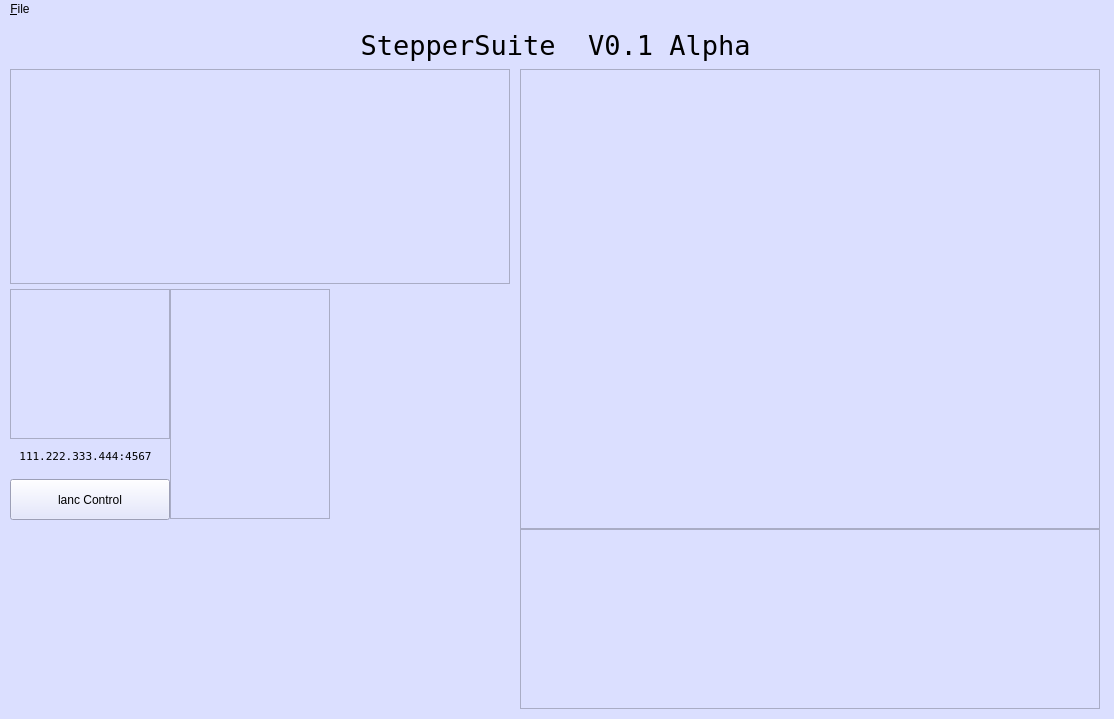
<?xml version="1.0" encoding="UTF-8"?>
<ui version="4.0">
 <class>MainWindow</class>
 <widget class="QMainWindow" name="MainWindow">
  <property name="enabled">
   <bool>true</bool>
  </property>
  <property name="geometry">
   <rect>
    <x>0</x>
    <y>0</y>
    <width>1114</width>
    <height>719</height>
   </rect>
  </property>
  <property name="palette">
   <palette>
    <active>
     <colorrole role="WindowText">
      <brush brushstyle="SolidPattern">
       <color alpha="255">
        <red>0</red>
        <green>0</green>
        <blue>0</blue>
       </color>
      </brush>
     </colorrole>
     <colorrole role="Button">
      <brush brushstyle="SolidPattern">
       <color alpha="255">
        <red>219</red>
        <green>223</green>
        <blue>255</blue>
       </color>
      </brush>
     </colorrole>
     <colorrole role="Light">
      <brush brushstyle="SolidPattern">
       <color alpha="255">
        <red>254</red>
        <green>255</green>
        <blue>248</blue>
       </color>
      </brush>
     </colorrole>
     <colorrole role="Midlight">
      <brush brushstyle="SolidPattern">
       <color alpha="255">
        <red>224</red>
        <green>231</green>
        <blue>202</blue>
       </color>
      </brush>
     </colorrole>
     <colorrole role="Dark">
      <brush brushstyle="SolidPattern">
       <color alpha="255">
        <red>97</red>
        <green>103</green>
        <blue>78</blue>
       </color>
      </brush>
     </colorrole>
     <colorrole role="Mid">
      <brush brushstyle="SolidPattern">
       <color alpha="255">
        <red>129</red>
        <green>138</green>
        <blue>104</blue>
       </color>
      </brush>
     </colorrole>
     <colorrole role="Text">
      <brush brushstyle="SolidPattern">
       <color alpha="255">
        <red>0</red>
        <green>0</green>
        <blue>0</blue>
       </color>
      </brush>
     </colorrole>
     <colorrole role="BrightText">
      <brush brushstyle="SolidPattern">
       <color alpha="255">
        <red>255</red>
        <green>255</green>
        <blue>255</blue>
       </color>
      </brush>
     </colorrole>
     <colorrole role="ButtonText">
      <brush brushstyle="SolidPattern">
       <color alpha="255">
        <red>0</red>
        <green>0</green>
        <blue>0</blue>
       </color>
      </brush>
     </colorrole>
     <colorrole role="Base">
      <brush brushstyle="SolidPattern">
       <color alpha="255">
        <red>219</red>
        <green>223</green>
        <blue>255</blue>
       </color>
      </brush>
     </colorrole>
     <colorrole role="Window">
      <brush brushstyle="SolidPattern">
       <color alpha="255">
        <red>219</red>
        <green>223</green>
        <blue>255</blue>
       </color>
      </brush>
     </colorrole>
     <colorrole role="Shadow">
      <brush brushstyle="SolidPattern">
       <color alpha="255">
        <red>0</red>
        <green>0</green>
        <blue>0</blue>
       </color>
      </brush>
     </colorrole>
     <colorrole role="AlternateBase">
      <brush brushstyle="SolidPattern">
       <color alpha="255">
        <red>224</red>
        <green>231</green>
        <blue>205</blue>
       </color>
      </brush>
     </colorrole>
     <colorrole role="ToolTipBase">
      <brush brushstyle="SolidPattern">
       <color alpha="255">
        <red>255</red>
        <green>255</green>
        <blue>220</blue>
       </color>
      </brush>
     </colorrole>
     <colorrole role="ToolTipText">
      <brush brushstyle="SolidPattern">
       <color alpha="255">
        <red>0</red>
        <green>0</green>
        <blue>0</blue>
       </color>
      </brush>
     </colorrole>
    </active>
    <inactive>
     <colorrole role="WindowText">
      <brush brushstyle="SolidPattern">
       <color alpha="255">
        <red>0</red>
        <green>0</green>
        <blue>0</blue>
       </color>
      </brush>
     </colorrole>
     <colorrole role="Button">
      <brush brushstyle="SolidPattern">
       <color alpha="255">
        <red>219</red>
        <green>223</green>
        <blue>255</blue>
       </color>
      </brush>
     </colorrole>
     <colorrole role="Light">
      <brush brushstyle="SolidPattern">
       <color alpha="255">
        <red>254</red>
        <green>255</green>
        <blue>248</blue>
       </color>
      </brush>
     </colorrole>
     <colorrole role="Midlight">
      <brush brushstyle="SolidPattern">
       <color alpha="255">
        <red>224</red>
        <green>231</green>
        <blue>202</blue>
       </color>
      </brush>
     </colorrole>
     <colorrole role="Dark">
      <brush brushstyle="SolidPattern">
       <color alpha="255">
        <red>97</red>
        <green>103</green>
        <blue>78</blue>
       </color>
      </brush>
     </colorrole>
     <colorrole role="Mid">
      <brush brushstyle="SolidPattern">
       <color alpha="255">
        <red>129</red>
        <green>138</green>
        <blue>104</blue>
       </color>
      </brush>
     </colorrole>
     <colorrole role="Text">
      <brush brushstyle="SolidPattern">
       <color alpha="255">
        <red>0</red>
        <green>0</green>
        <blue>0</blue>
       </color>
      </brush>
     </colorrole>
     <colorrole role="BrightText">
      <brush brushstyle="SolidPattern">
       <color alpha="255">
        <red>255</red>
        <green>255</green>
        <blue>255</blue>
       </color>
      </brush>
     </colorrole>
     <colorrole role="ButtonText">
      <brush brushstyle="SolidPattern">
       <color alpha="255">
        <red>0</red>
        <green>0</green>
        <blue>0</blue>
       </color>
      </brush>
     </colorrole>
     <colorrole role="Base">
      <brush brushstyle="SolidPattern">
       <color alpha="255">
        <red>219</red>
        <green>223</green>
        <blue>255</blue>
       </color>
      </brush>
     </colorrole>
     <colorrole role="Window">
      <brush brushstyle="SolidPattern">
       <color alpha="255">
        <red>219</red>
        <green>223</green>
        <blue>255</blue>
       </color>
      </brush>
     </colorrole>
     <colorrole role="Shadow">
      <brush brushstyle="SolidPattern">
       <color alpha="255">
        <red>0</red>
        <green>0</green>
        <blue>0</blue>
       </color>
      </brush>
     </colorrole>
     <colorrole role="AlternateBase">
      <brush brushstyle="SolidPattern">
       <color alpha="255">
        <red>224</red>
        <green>231</green>
        <blue>205</blue>
       </color>
      </brush>
     </colorrole>
     <colorrole role="ToolTipBase">
      <brush brushstyle="SolidPattern">
       <color alpha="255">
        <red>255</red>
        <green>255</green>
        <blue>220</blue>
       </color>
      </brush>
     </colorrole>
     <colorrole role="ToolTipText">
      <brush brushstyle="SolidPattern">
       <color alpha="255">
        <red>0</red>
        <green>0</green>
        <blue>0</blue>
       </color>
      </brush>
     </colorrole>
    </inactive>
    <disabled>
     <colorrole role="WindowText">
      <brush brushstyle="SolidPattern">
       <color alpha="255">
        <red>97</red>
        <green>103</green>
        <blue>78</blue>
       </color>
      </brush>
     </colorrole>
     <colorrole role="Button">
      <brush brushstyle="SolidPattern">
       <color alpha="255">
        <red>219</red>
        <green>223</green>
        <blue>255</blue>
       </color>
      </brush>
     </colorrole>
     <colorrole role="Light">
      <brush brushstyle="SolidPattern">
       <color alpha="255">
        <red>254</red>
        <green>255</green>
        <blue>248</blue>
       </color>
      </brush>
     </colorrole>
     <colorrole role="Midlight">
      <brush brushstyle="SolidPattern">
       <color alpha="255">
        <red>224</red>
        <green>231</green>
        <blue>202</blue>
       </color>
      </brush>
     </colorrole>
     <colorrole role="Dark">
      <brush brushstyle="SolidPattern">
       <color alpha="255">
        <red>97</red>
        <green>103</green>
        <blue>78</blue>
       </color>
      </brush>
     </colorrole>
     <colorrole role="Mid">
      <brush brushstyle="SolidPattern">
       <color alpha="255">
        <red>129</red>
        <green>138</green>
        <blue>104</blue>
       </color>
      </brush>
     </colorrole>
     <colorrole role="Text">
      <brush brushstyle="SolidPattern">
       <color alpha="255">
        <red>97</red>
        <green>103</green>
        <blue>78</blue>
       </color>
      </brush>
     </colorrole>
     <colorrole role="BrightText">
      <brush brushstyle="SolidPattern">
       <color alpha="255">
        <red>255</red>
        <green>255</green>
        <blue>255</blue>
       </color>
      </brush>
     </colorrole>
     <colorrole role="ButtonText">
      <brush brushstyle="SolidPattern">
       <color alpha="255">
        <red>97</red>
        <green>103</green>
        <blue>78</blue>
       </color>
      </brush>
     </colorrole>
     <colorrole role="Base">
      <brush brushstyle="SolidPattern">
       <color alpha="255">
        <red>219</red>
        <green>223</green>
        <blue>255</blue>
       </color>
      </brush>
     </colorrole>
     <colorrole role="Window">
      <brush brushstyle="SolidPattern">
       <color alpha="255">
        <red>219</red>
        <green>223</green>
        <blue>255</blue>
       </color>
      </brush>
     </colorrole>
     <colorrole role="Shadow">
      <brush brushstyle="SolidPattern">
       <color alpha="255">
        <red>0</red>
        <green>0</green>
        <blue>0</blue>
       </color>
      </brush>
     </colorrole>
     <colorrole role="AlternateBase">
      <brush brushstyle="SolidPattern">
       <color alpha="255">
        <red>194</red>
        <green>207</green>
        <blue>156</blue>
       </color>
      </brush>
     </colorrole>
     <colorrole role="ToolTipBase">
      <brush brushstyle="SolidPattern">
       <color alpha="255">
        <red>255</red>
        <green>255</green>
        <blue>220</blue>
       </color>
      </brush>
     </colorrole>
     <colorrole role="ToolTipText">
      <brush brushstyle="SolidPattern">
       <color alpha="255">
        <red>0</red>
        <green>0</green>
        <blue>0</blue>
       </color>
      </brush>
     </colorrole>
    </disabled>
   </palette>
  </property>
  <property name="windowTitle">
   <string>StepperSuite V0.1 Alpha</string>
  </property>
  <property name="styleSheet">
   <string notr="true">background-color: rgb(219, 223, 255);</string>
  </property>
  <property name="tabShape">
   <enum>QTabWidget::Rounded</enum>
  </property>
  <property name="unifiedTitleAndToolBarOnMac">
   <bool>false</bool>
  </property>
  <widget class="QWidget" name="centralwidget">
   <widget class="QLabel" name="label_head">
    <property name="geometry">
     <rect>
      <x>10</x>
      <y>10</y>
      <width>1091</width>
      <height>32</height>
     </rect>
    </property>
    <property name="font">
     <font>
      <family>DejaVu Sans Mono</family>
      <pointsize>20</pointsize>
     </font>
    </property>
    <property name="text">
     <string>StepperSuite  V0.1 Alpha</string>
    </property>
    <property name="alignment">
     <set>Qt::AlignCenter</set>
    </property>
    <property name="textInteractionFlags">
     <set>Qt::NoTextInteraction</set>
    </property>
   </widget>
   <widget class="QPushButton" name="pushButton_lancControl">
    <property name="geometry">
     <rect>
      <x>10</x>
      <y>460</y>
      <width>160</width>
      <height>41</height>
     </rect>
    </property>
    <property name="text">
     <string>lanc Control</string>
    </property>
   </widget>
   <widget class="QLabel" name="label_ip_port">
    <property name="geometry">
     <rect>
      <x>10</x>
      <y>420</y>
      <width>151</width>
      <height>34</height>
     </rect>
    </property>
    <property name="font">
     <font>
      <family>DejaVu Sans Mono</family>
      <pointsize>8</pointsize>
     </font>
    </property>
    <property name="text">
     <string>111.222.333.444:4567</string>
    </property>
    <property name="alignment">
     <set>Qt::AlignCenter</set>
    </property>
   </widget>
   <widget class="QFrame" name="frame_com_placeholder">
    <property name="geometry">
     <rect>
      <x>10</x>
      <y>270</y>
      <width>160</width>
      <height>150</height>
     </rect>
    </property>
    <property name="minimumSize">
     <size>
      <width>160</width>
      <height>150</height>
     </size>
    </property>
    <property name="frameShape">
     <enum>QFrame::StyledPanel</enum>
    </property>
    <property name="frameShadow">
     <enum>QFrame::Raised</enum>
    </property>
   </widget>
   <widget class="QFrame" name="frame_control_placeholder">
    <property name="geometry">
     <rect>
      <x>10</x>
      <y>50</y>
      <width>500</width>
      <height>215</height>
     </rect>
    </property>
    <property name="minimumSize">
     <size>
      <width>500</width>
      <height>215</height>
     </size>
    </property>
    <property name="frameShape">
     <enum>QFrame::StyledPanel</enum>
    </property>
    <property name="frameShadow">
     <enum>QFrame::Raised</enum>
    </property>
   </widget>
   <widget class="QFrame" name="frame_drives_placeholder">
    <property name="geometry">
     <rect>
      <x>170</x>
      <y>270</y>
      <width>160</width>
      <height>230</height>
     </rect>
    </property>
    <property name="minimumSize">
     <size>
      <width>160</width>
      <height>230</height>
     </size>
    </property>
    <property name="frameShape">
     <enum>QFrame::StyledPanel</enum>
    </property>
    <property name="frameShadow">
     <enum>QFrame::Raised</enum>
    </property>
   </widget>
   <widget class="QFrame" name="frame_points_placeholder">
    <property name="geometry">
     <rect>
      <x>520</x>
      <y>50</y>
      <width>580</width>
      <height>460</height>
     </rect>
    </property>
    <property name="minimumSize">
     <size>
      <width>500</width>
      <height>215</height>
     </size>
    </property>
    <property name="frameShape">
     <enum>QFrame::StyledPanel</enum>
    </property>
    <property name="frameShadow">
     <enum>QFrame::Raised</enum>
    </property>
   </widget>
   <widget class="QFrame" name="frame_sequencer_placeholder">
    <property name="geometry">
     <rect>
      <x>520</x>
      <y>510</y>
      <width>580</width>
      <height>180</height>
     </rect>
    </property>
    <property name="minimumSize">
     <size>
      <width>570</width>
      <height>180</height>
     </size>
    </property>
    <property name="font">
     <font>
      <family>DejaVu Sans Mono</family>
     </font>
    </property>
    <property name="frameShape">
     <enum>QFrame::StyledPanel</enum>
    </property>
    <property name="frameShadow">
     <enum>QFrame::Raised</enum>
    </property>
   </widget>
  </widget>
  <widget class="QMenuBar" name="menubar">
   <property name="geometry">
    <rect>
     <x>0</x>
     <y>0</y>
     <width>1114</width>
     <height>21</height>
    </rect>
   </property>
   <property name="nativeMenuBar">
    <bool>false</bool>
   </property>
   <widget class="QMenu" name="menuFile">
    <property name="title">
     <string>&amp;File</string>
    </property>
    <addaction name="action_Load"/>
    <addaction name="action_Save"/>
    <addaction name="action_Drive_Parameter"/>
   </widget>
   <addaction name="menuFile"/>
  </widget>
  <action name="action_Load">
   <property name="text">
    <string>&amp;Load</string>
   </property>
  </action>
  <action name="action_Save">
   <property name="text">
    <string>&amp;Save</string>
   </property>
  </action>
  <action name="actionSetup">
   <property name="text">
    <string>Drive Parameter</string>
   </property>
  </action>
  <action name="action_Drive_Parameter">
   <property name="text">
    <string>&amp;Drive Parameter</string>
   </property>
  </action>
 </widget>
 <resources/>
 <connections/>
</ui>
